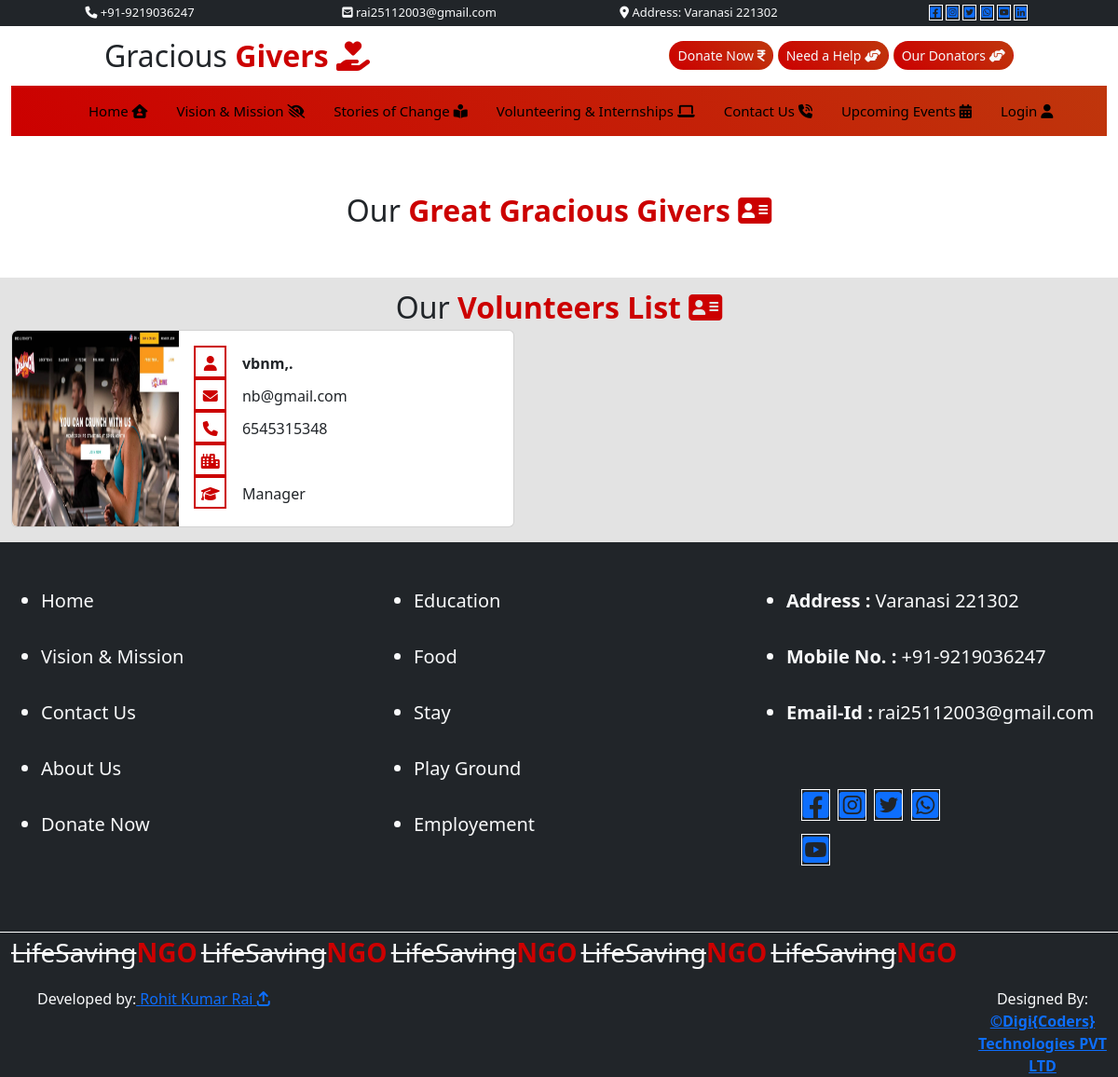
The app's page /user/volunteerlist/?vid=nb@gmail.com with its own data.
### user/models.py (models this page shows, shortened)
class volunteer(models.Model):
    name=models.CharField(max_length=100,null=True)
    email=models.CharField(max_length=100,primary_key=True)
    mobile=models.CharField(max_length=30,null=True)
    city=models.CharField(max_length=100,null=True)
    current_position=models.CharField(max_length=100,null=True)
    picture=models.ImageField(upload_to='static/volunteer',null=True)

### user/views.py (the view)
# urls.py: path('volunteerlist/',views.volunteerslist),
def volunteerslist(request):
    vid=request.GET.get('vid')
    did=request.GET.get('did')
    ddata="";
    vdata="";
    if vid is not None:
        vdata=volunteer.objects.filter(email=vid)
    elif did is not None:
        ddata=donateus.objects.filter(id=did)
    else:
        vdata=volunteer.objects.all()
        ddata=donateus.objects.all().order_by('-id')
    md={
        "vdata":vdata,
        "ddata":ddata
    }
    return render(request,'user/volunteerlist.html',md)

### templates/user/volunteerlist.html (shortened to what this page needs)
{% extends 'base.html'%}
{% load static %}
{% block childpage %}
<div class="row py-5">
<div class="text-center fs-2 mt-2 py2">Our <b class="txt-mycolor">
    Great Gracious Givers
<i class="fa-solid fa-address-card"></i>
</b></div>
</div>
<div class="row" style="background:#e3e3e3;">
<div class="text-center fs-2 mt-2 py2">Our <b class="txt-mycolor">
    Volunteers List
<i class="fa-solid fa-address-card"></i>
</b></div>
    {% for i in vdata %}
    <div class="col-sm-6">
        <div class="card mb-3" style="max-width: 540px;">
  <div class="row g-0">
    <div class="col-md-4">
      <img src="/{{i.picture}}" class="img-fluid rounded-start"
           style="max-height:250px;min-height:210px;" alt="...">
    </div>
    <div class="col-md-8">
      <div class="card-body">
        <p class="card-text volunteers">
            <i class="fa-solid fa-user"></i>&nbsp;&nbsp;&nbsp;&nbsp;<b>{{i.name}}</b><br/>
            <i class="fa-solid fa-envelope"></i>&nbsp;&nbsp;&nbsp;&nbsp;{{i.email}}<br/>
            <i class="fa-solid fa-phone"></i>&nbsp;&nbsp;&nbsp;&nbsp;{{i.mobile}}<br/>
            <i class="fa-solid fa-city"></i>&nbsp;&nbsp;&nbsp;&nbsp;{{i.city}}<br/>
            <i class="fa-solid fa-graduation-cap"></i>&nbsp;&nbsp;&nbsp;&nbsp;{{i.current_position}}
        </p>
        </div>
    </div>
  </div>
</div>
    </div>
    {% endfor %}
</div>
{% endblock %}

### templates/base.html (style rules this page uses)
:root { --bgcolor:linear-gradient(45deg,#CC0000,#bf360c); --txtcolor:#CC0000 ; }
.txt-mycolor { color:var(--txtcolor); }

### templates/user/volunteerlist.html (style rules this page uses)
.volunteers .fa-solid { border:2px solid var(--txtcolor); height:35px; width:35px; text-align:center; line-height:35px; color:var(--txtcolor) }

### records on screen
volunteer: picture (picture), name "vbnm,.", email "nb@gmail.com", mobile "6545315348", current_position "Manager"
